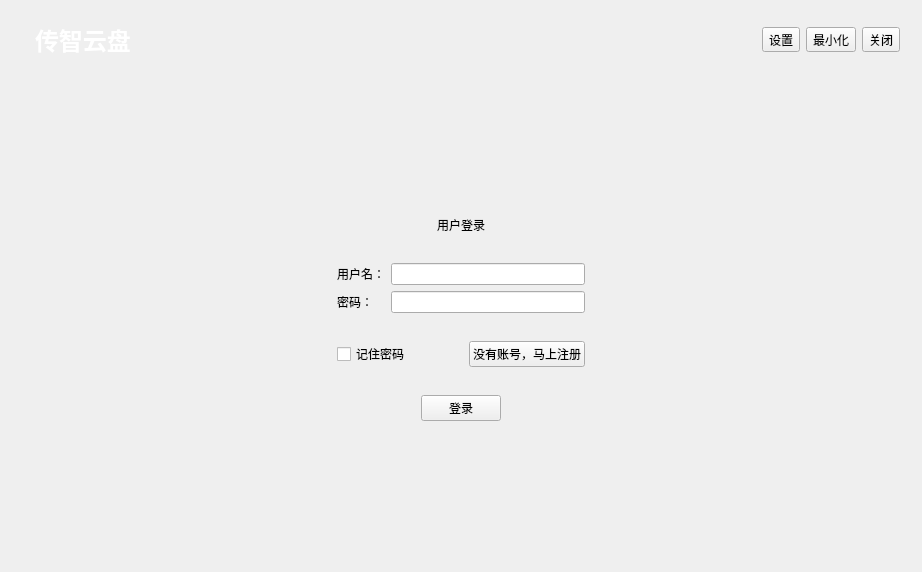
<?xml version="1.0" encoding="UTF-8"?>
<ui version="4.0">
 <class>Login</class>
 <widget class="QWidget" name="Login">
  <property name="geometry">
   <rect>
    <x>0</x>
    <y>0</y>
    <width>922</width>
    <height>572</height>
   </rect>
  </property>
  <property name="minimumSize">
   <size>
    <width>922</width>
    <height>572</height>
   </size>
  </property>
  <property name="maximumSize">
   <size>
    <width>922</width>
    <height>572</height>
   </size>
  </property>
  <property name="windowTitle">
   <string>Login</string>
  </property>
  <property name="styleSheet">
   <string notr="true">#Login{
 background-image: url(:/image/images/login_bk.jpg);
}</string>
  </property>
  <layout class="QVBoxLayout" name="verticalLayout">
   <item>
    <widget class="DragableWidget" name="widget" native="true">
     <layout class="QHBoxLayout" name="horizontalLayout">
      <item>
       <widget class="QLabel" name="label">
        <property name="text">
         <string/>
        </property>
        <property name="pixmap">
         <pixmap resource="../../../../Volumes/Work/workspace/opensource/teachingMaterials/CppCloudDisk/sourceCode/client/ClouddDiskClient/res.qrc">:/image/images/logo.ico</pixmap>
        </property>
       </widget>
      </item>
      <item>
       <widget class="QLabel" name="label_2">
        <property name="font">
         <font>
          <family>Heiti SC</family>
          <pointsize>18</pointsize>
          <weight>75</weight>
          <bold>true</bold>
         </font>
        </property>
        <property name="styleSheet">
         <string notr="true">color:white;</string>
        </property>
        <property name="text">
         <string>传智云盘</string>
        </property>
       </widget>
      </item>
      <item>
       <spacer name="horizontalSpacer">
        <property name="orientation">
         <enum>Qt::Horizontal</enum>
        </property>
        <property name="sizeHint" stdset="0">
         <size>
          <width>40</width>
          <height>20</height>
         </size>
        </property>
       </spacer>
      </item>
      <item>
       <widget class="QToolButton" name="toolButton_options">
        <property name="text">
         <string>设置</string>
        </property>
        <property name="icon">
         <iconset resource="../../../../Volumes/Work/workspace/opensource/teachingMaterials/CppCloudDisk/sourceCode/client/ClouddDiskClient/res.qrc">
          <normaloff>:/image/images/login_setting.png</normaloff>:/image/images/login_setting.png</iconset>
        </property>
        <property name="iconSize">
         <size>
          <width>50</width>
          <height>50</height>
         </size>
        </property>
       </widget>
      </item>
      <item>
       <widget class="QToolButton" name="toolButton_show_miminize">
        <property name="text">
         <string>最小化</string>
        </property>
        <property name="icon">
         <iconset resource="../../../../Volumes/Work/workspace/opensource/teachingMaterials/CppCloudDisk/sourceCode/client/ClouddDiskClient/res.qrc">
          <normaloff>:/image/images/login_min.png</normaloff>:/image/images/login_min.png</iconset>
        </property>
        <property name="iconSize">
         <size>
          <width>50</width>
          <height>50</height>
         </size>
        </property>
       </widget>
      </item>
      <item>
       <widget class="QToolButton" name="toolButton_close">
        <property name="text">
         <string>关闭</string>
        </property>
        <property name="icon">
         <iconset resource="../../../../Volumes/Work/workspace/opensource/teachingMaterials/CppCloudDisk/sourceCode/client/ClouddDiskClient/res.qrc">
          <normaloff>:/image/images/login_close.png</normaloff>:/image/images/login_close.png</iconset>
        </property>
        <property name="iconSize">
         <size>
          <width>50</width>
          <height>50</height>
         </size>
        </property>
       </widget>
      </item>
     </layout>
    </widget>
   </item>
   <item>
    <widget class="QStackedWidget" name="stackedWidget">
     <property name="currentIndex">
      <number>0</number>
     </property>
     <widget class="QWidget" name="page">
      <layout class="QHBoxLayout" name="horizontalLayout_5">
       <item>
        <spacer name="horizontalSpacer_7">
         <property name="orientation">
          <enum>Qt::Horizontal</enum>
         </property>
         <property name="sizeHint" stdset="0">
          <size>
           <width>40</width>
           <height>20</height>
          </size>
         </property>
        </spacer>
       </item>
       <item>
        <widget class="QWidget" name="widget_6" native="true">
         <layout class="QVBoxLayout" name="verticalLayout_2">
          <item>
           <spacer name="verticalSpacer">
            <property name="orientation">
             <enum>Qt::Vertical</enum>
            </property>
            <property name="sizeHint" stdset="0">
             <size>
              <width>20</width>
              <height>40</height>
             </size>
            </property>
           </spacer>
          </item>
          <item>
           <widget class="QWidget" name="widget_2" native="true">
            <layout class="QHBoxLayout" name="horizontalLayout_2">
             <item>
              <spacer name="horizontalSpacer_2">
               <property name="orientation">
                <enum>Qt::Horizontal</enum>
               </property>
               <property name="sizeHint" stdset="0">
                <size>
                 <width>40</width>
                 <height>20</height>
                </size>
               </property>
              </spacer>
             </item>
             <item>
              <widget class="QLabel" name="label_3">
               <property name="text">
                <string>用户登录</string>
               </property>
              </widget>
             </item>
             <item>
              <spacer name="horizontalSpacer_3">
               <property name="orientation">
                <enum>Qt::Horizontal</enum>
               </property>
               <property name="sizeHint" stdset="0">
                <size>
                 <width>40</width>
                 <height>20</height>
                </size>
               </property>
              </spacer>
             </item>
            </layout>
           </widget>
          </item>
          <item>
           <widget class="QWidget" name="widget_3" native="true">
            <layout class="QGridLayout" name="gridLayout">
             <item row="0" column="0">
              <widget class="QLabel" name="label_4">
               <property name="text">
                <string>用户名：</string>
               </property>
              </widget>
             </item>
             <item row="0" column="1">
              <widget class="QLineEdit" name="lineEdit_login_user_name"/>
             </item>
             <item row="1" column="0">
              <widget class="QLabel" name="label_5">
               <property name="text">
                <string>密码：</string>
               </property>
              </widget>
             </item>
             <item row="1" column="1">
              <widget class="QLineEdit" name="lineEdit_login_passwd">
               <property name="echoMode">
                <enum>QLineEdit::Password</enum>
               </property>
              </widget>
             </item>
            </layout>
           </widget>
          </item>
          <item>
           <widget class="QWidget" name="widget_4" native="true">
            <layout class="QHBoxLayout" name="horizontalLayout_3">
             <item>
              <widget class="QCheckBox" name="checkBox_remember_passwd">
               <property name="text">
                <string>记住密码</string>
               </property>
              </widget>
             </item>
             <item>
              <spacer name="horizontalSpacer_4">
               <property name="orientation">
                <enum>Qt::Horizontal</enum>
               </property>
               <property name="sizeHint" stdset="0">
                <size>
                 <width>40</width>
                 <height>20</height>
                </size>
               </property>
              </spacer>
             </item>
             <item>
              <widget class="QPushButton" name="pushButton_goto_register">
               <property name="text">
                <string>没有账号，马上注册</string>
               </property>
              </widget>
             </item>
            </layout>
           </widget>
          </item>
          <item>
           <widget class="QWidget" name="widget_5" native="true">
            <layout class="QHBoxLayout" name="horizontalLayout_4">
             <item>
              <spacer name="horizontalSpacer_5">
               <property name="orientation">
                <enum>Qt::Horizontal</enum>
               </property>
               <property name="sizeHint" stdset="0">
                <size>
                 <width>40</width>
                 <height>20</height>
                </size>
               </property>
              </spacer>
             </item>
             <item>
              <widget class="QPushButton" name="pushButton_2">
               <property name="text">
                <string>登录</string>
               </property>
              </widget>
             </item>
             <item>
              <spacer name="horizontalSpacer_6">
               <property name="orientation">
                <enum>Qt::Horizontal</enum>
               </property>
               <property name="sizeHint" stdset="0">
                <size>
                 <width>40</width>
                 <height>20</height>
                </size>
               </property>
              </spacer>
             </item>
            </layout>
           </widget>
          </item>
          <item>
           <spacer name="verticalSpacer_2">
            <property name="orientation">
             <enum>Qt::Vertical</enum>
            </property>
            <property name="sizeHint" stdset="0">
             <size>
              <width>20</width>
              <height>40</height>
             </size>
            </property>
           </spacer>
          </item>
         </layout>
        </widget>
       </item>
       <item>
        <spacer name="horizontalSpacer_8">
         <property name="orientation">
          <enum>Qt::Horizontal</enum>
         </property>
         <property name="sizeHint" stdset="0">
          <size>
           <width>40</width>
           <height>20</height>
          </size>
         </property>
        </spacer>
       </item>
      </layout>
     </widget>
     <widget class="QWidget" name="page_2">
      <layout class="QHBoxLayout" name="horizontalLayout_8">
       <item>
        <spacer name="horizontalSpacer_11">
         <property name="orientation">
          <enum>Qt::Horizontal</enum>
         </property>
         <property name="sizeHint" stdset="0">
          <size>
           <width>40</width>
           <height>20</height>
          </size>
         </property>
        </spacer>
       </item>
       <item>
        <widget class="QWidget" name="widget_10" native="true">
         <layout class="QVBoxLayout" name="verticalLayout_3">
          <item>
           <spacer name="verticalSpacer_3">
            <property name="orientation">
             <enum>Qt::Vertical</enum>
            </property>
            <property name="sizeHint" stdset="0">
             <size>
              <width>20</width>
              <height>40</height>
             </size>
            </property>
           </spacer>
          </item>
          <item>
           <widget class="QWidget" name="widget_7" native="true">
            <layout class="QHBoxLayout" name="horizontalLayout_7">
             <item>
              <spacer name="horizontalSpacer_13">
               <property name="orientation">
                <enum>Qt::Horizontal</enum>
               </property>
               <property name="sizeHint" stdset="0">
                <size>
                 <width>40</width>
                 <height>20</height>
                </size>
               </property>
              </spacer>
             </item>
             <item>
              <widget class="QLabel" name="label_6">
               <property name="text">
                <string>用户注册</string>
               </property>
              </widget>
             </item>
             <item>
              <spacer name="horizontalSpacer_14">
               <property name="orientation">
                <enum>Qt::Horizontal</enum>
               </property>
               <property name="sizeHint" stdset="0">
                <size>
                 <width>40</width>
                 <height>20</height>
                </size>
               </property>
              </spacer>
             </item>
            </layout>
           </widget>
          </item>
          <item>
           <widget class="QWidget" name="widget_8" native="true">
            <layout class="QGridLayout" name="gridLayout_2">
             <item row="0" column="0">
              <widget class="QLabel" name="label_7">
               <property name="text">
                <string>用户名：</string>
               </property>
              </widget>
             </item>
             <item row="0" column="1">
              <widget class="QLineEdit" name="lineEdit_user_name">
               <property name="text">
                <string>itcast</string>
               </property>
              </widget>
             </item>
             <item row="1" column="0">
              <widget class="QLabel" name="label_8">
               <property name="text">
                <string>昵称：</string>
               </property>
              </widget>
             </item>
             <item row="1" column="1">
              <widget class="QLineEdit" name="lineEdit_nick_name">
               <property name="text">
                <string>itcast</string>
               </property>
              </widget>
             </item>
             <item row="2" column="0">
              <widget class="QLabel" name="label_9">
               <property name="text">
                <string>密码：</string>
               </property>
              </widget>
             </item>
             <item row="2" column="1">
              <widget class="QLineEdit" name="lineEdit_passwd">
               <property name="text">
                <string>123456</string>
               </property>
               <property name="echoMode">
                <enum>QLineEdit::Password</enum>
               </property>
              </widget>
             </item>
             <item row="3" column="0">
              <widget class="QLabel" name="label_10">
               <property name="text">
                <string>确认密码：</string>
               </property>
              </widget>
             </item>
             <item row="3" column="1">
              <widget class="QLineEdit" name="lineEdit_passwd2">
               <property name="text">
                <string>123456</string>
               </property>
               <property name="echoMode">
                <enum>QLineEdit::Password</enum>
               </property>
              </widget>
             </item>
             <item row="4" column="0">
              <widget class="QLabel" name="label_11">
               <property name="text">
                <string>手机：</string>
               </property>
              </widget>
             </item>
             <item row="4" column="1">
              <widget class="QLineEdit" name="lineEdit_phone">
               <property name="text">
                <string>11111111111</string>
               </property>
              </widget>
             </item>
             <item row="5" column="0">
              <widget class="QLabel" name="label_12">
               <property name="text">
                <string>邮箱：</string>
               </property>
              </widget>
             </item>
             <item row="5" column="1">
              <widget class="QLineEdit" name="lineEdit_email">
               <property name="text">
                <string>itcast@itcast.cn</string>
               </property>
              </widget>
             </item>
            </layout>
           </widget>
          </item>
          <item>
           <widget class="QWidget" name="widget_9" native="true">
            <layout class="QHBoxLayout" name="horizontalLayout_6">
             <item>
              <spacer name="horizontalSpacer_9">
               <property name="orientation">
                <enum>Qt::Horizontal</enum>
               </property>
               <property name="sizeHint" stdset="0">
                <size>
                 <width>40</width>
                 <height>20</height>
                </size>
               </property>
              </spacer>
             </item>
             <item>
              <widget class="QPushButton" name="pushButton_back_to_login">
               <property name="text">
                <string>返回</string>
               </property>
              </widget>
             </item>
             <item>
              <widget class="QPushButton" name="pushButton_register">
               <property name="text">
                <string>注册</string>
               </property>
              </widget>
             </item>
             <item>
              <spacer name="horizontalSpacer_10">
               <property name="orientation">
                <enum>Qt::Horizontal</enum>
               </property>
               <property name="sizeHint" stdset="0">
                <size>
                 <width>40</width>
                 <height>20</height>
                </size>
               </property>
              </spacer>
             </item>
            </layout>
           </widget>
          </item>
          <item>
           <spacer name="verticalSpacer_4">
            <property name="orientation">
             <enum>Qt::Vertical</enum>
            </property>
            <property name="sizeHint" stdset="0">
             <size>
              <width>20</width>
              <height>40</height>
             </size>
            </property>
           </spacer>
          </item>
         </layout>
        </widget>
       </item>
       <item>
        <spacer name="horizontalSpacer_12">
         <property name="orientation">
          <enum>Qt::Horizontal</enum>
         </property>
         <property name="sizeHint" stdset="0">
          <size>
           <width>40</width>
           <height>20</height>
          </size>
         </property>
        </spacer>
       </item>
      </layout>
     </widget>
     <widget class="QWidget" name="page_3">
      <layout class="QHBoxLayout" name="horizontalLayout_11">
       <item>
        <spacer name="horizontalSpacer_19">
         <property name="orientation">
          <enum>Qt::Horizontal</enum>
         </property>
         <property name="sizeHint" stdset="0">
          <size>
           <width>40</width>
           <height>20</height>
          </size>
         </property>
        </spacer>
       </item>
       <item>
        <widget class="QWidget" name="widget_14" native="true">
         <layout class="QVBoxLayout" name="verticalLayout_4">
          <item>
           <spacer name="verticalSpacer_5">
            <property name="orientation">
             <enum>Qt::Vertical</enum>
            </property>
            <property name="sizeHint" stdset="0">
             <size>
              <width>20</width>
              <height>40</height>
             </size>
            </property>
           </spacer>
          </item>
          <item>
           <widget class="QWidget" name="widget_11" native="true">
            <layout class="QHBoxLayout" name="horizontalLayout_10">
             <item>
              <spacer name="horizontalSpacer_17">
               <property name="orientation">
                <enum>Qt::Horizontal</enum>
               </property>
               <property name="sizeHint" stdset="0">
                <size>
                 <width>40</width>
                 <height>20</height>
                </size>
               </property>
              </spacer>
             </item>
             <item>
              <widget class="QLabel" name="label_13">
               <property name="text">
                <string>服务器设置</string>
               </property>
              </widget>
             </item>
             <item>
              <spacer name="horizontalSpacer_18">
               <property name="orientation">
                <enum>Qt::Horizontal</enum>
               </property>
               <property name="sizeHint" stdset="0">
                <size>
                 <width>40</width>
                 <height>20</height>
                </size>
               </property>
              </spacer>
             </item>
            </layout>
           </widget>
          </item>
          <item>
           <widget class="QWidget" name="widget_12" native="true">
            <layout class="QGridLayout" name="gridLayout_3">
             <item row="0" column="0">
              <widget class="QLabel" name="label_14">
               <property name="text">
                <string>服务器地址：</string>
               </property>
              </widget>
             </item>
             <item row="0" column="1">
              <widget class="QLineEdit" name="lineEdit_ip"/>
             </item>
             <item row="1" column="0">
              <widget class="QLabel" name="label_15">
               <property name="text">
                <string>服务器端口：</string>
               </property>
              </widget>
             </item>
             <item row="1" column="1">
              <widget class="QLineEdit" name="lineEdit_port"/>
             </item>
            </layout>
           </widget>
          </item>
          <item>
           <widget class="QWidget" name="widget_13" native="true">
            <layout class="QHBoxLayout" name="horizontalLayout_9">
             <item>
              <spacer name="horizontalSpacer_15">
               <property name="orientation">
                <enum>Qt::Horizontal</enum>
               </property>
               <property name="sizeHint" stdset="0">
                <size>
                 <width>40</width>
                 <height>20</height>
                </size>
               </property>
              </spacer>
             </item>
             <item>
              <widget class="QPushButton" name="pushButton_back_to_login_2">
               <property name="text">
                <string>返回</string>
               </property>
              </widget>
             </item>
             <item>
              <widget class="QPushButton" name="pushButton_confirm_option">
               <property name="text">
                <string>确定</string>
               </property>
              </widget>
             </item>
             <item>
              <spacer name="horizontalSpacer_16">
               <property name="orientation">
                <enum>Qt::Horizontal</enum>
               </property>
               <property name="sizeHint" stdset="0">
                <size>
                 <width>40</width>
                 <height>20</height>
                </size>
               </property>
              </spacer>
             </item>
            </layout>
           </widget>
          </item>
          <item>
           <spacer name="verticalSpacer_6">
            <property name="orientation">
             <enum>Qt::Vertical</enum>
            </property>
            <property name="sizeHint" stdset="0">
             <size>
              <width>20</width>
              <height>40</height>
             </size>
            </property>
           </spacer>
          </item>
         </layout>
        </widget>
       </item>
       <item>
        <spacer name="horizontalSpacer_20">
         <property name="orientation">
          <enum>Qt::Horizontal</enum>
         </property>
         <property name="sizeHint" stdset="0">
          <size>
           <width>40</width>
           <height>20</height>
          </size>
         </property>
        </spacer>
       </item>
      </layout>
     </widget>
    </widget>
   </item>
  </layout>
 </widget>
 <layoutdefault spacing="6" margin="11"/>
 <customwidgets>
  <customwidget>
   <class>DragableWidget</class>
   <extends>QWidget</extends>
   <header>dragablewidget.h</header>
   <container>1</container>
  </customwidget>
 </customwidgets>
 <resources/>
 <connections>
  <connection>
   <sender>toolButton_close</sender>
   <signal>clicked()</signal>
   <receiver>Login</receiver>
   <slot>close()</slot>
   <hints>
    <hint type="sourcelabel">
     <x>757</x>
     <y>35</y>
    </hint>
    <hint type="destinationlabel">
     <x>399</x>
     <y>299</y>
    </hint>
   </hints>
  </connection>
  <connection>
   <sender>toolButton_show_miminize</sender>
   <signal>clicked()</signal>
   <receiver>Login</receiver>
   <slot>showMinimized()</slot>
   <hints>
    <hint type="sourcelabel">
     <x>708</x>
     <y>35</y>
    </hint>
    <hint type="destinationlabel">
     <x>399</x>
     <y>299</y>
    </hint>
   </hints>
  </connection>
 </connections>
</ui>
